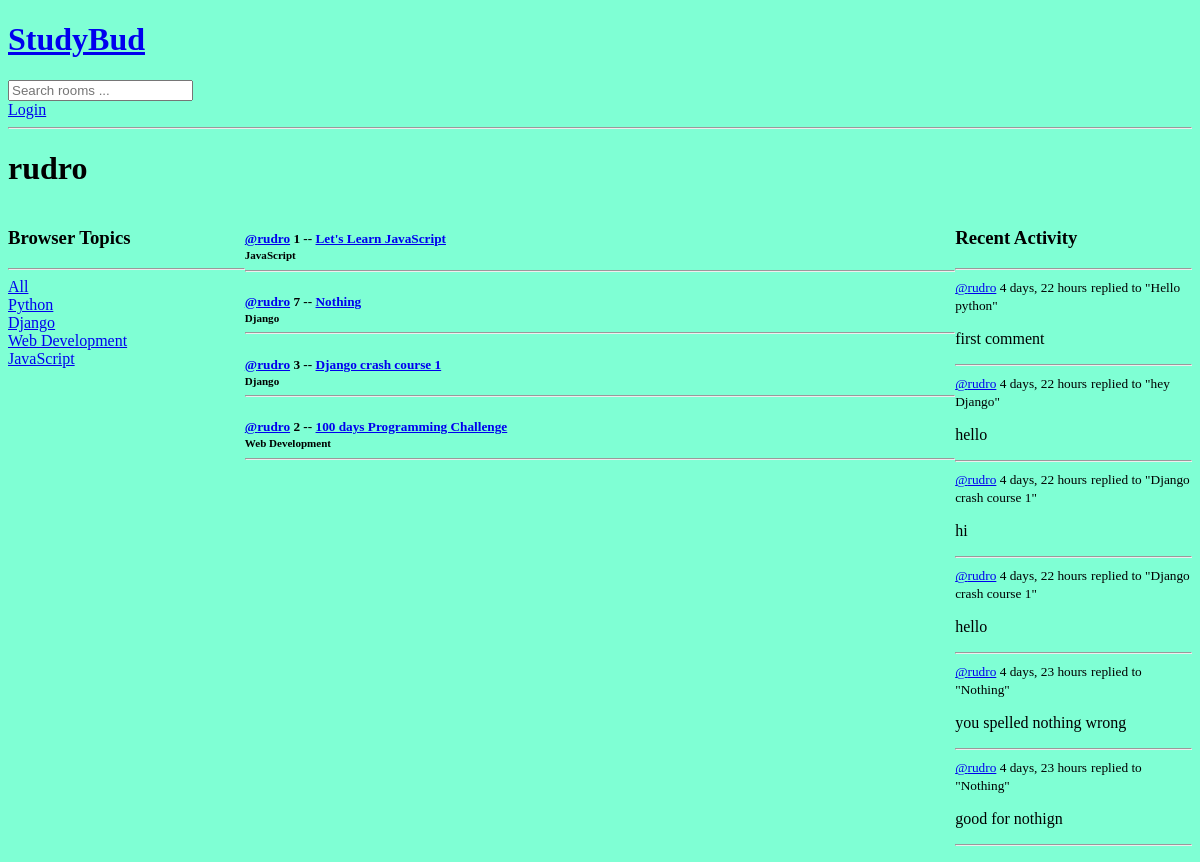
The app's page /profile/1/, older data.
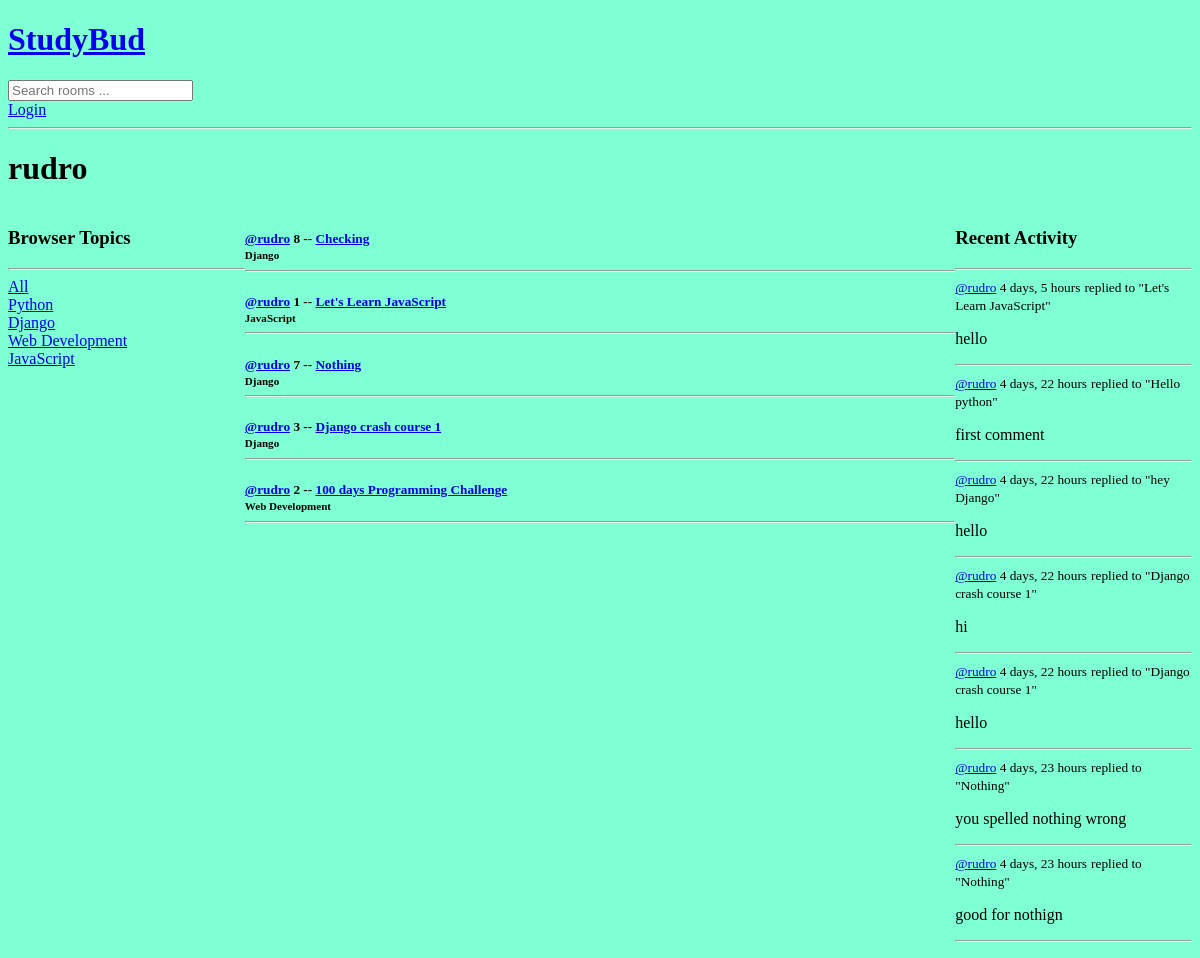
The same page, newer data.
### base/models.py (models this page shows, shortened)
class Topic(models.Model):
    name = models.CharField(max_length=200)

class Room(models.Model):
    host = models.ForeignKey(User, on_delete=models.SET_NULL, null=True)
    topic = models.ForeignKey(Topic, on_delete=models.SET_NULL, null=True)
    name =models.CharField(max_length=200)
    description = models.TextField(null=True, blank=True)
    participants = models.ManyToManyField(User, related_name='participants', blank=True)
    updated = models.DateTimeField(auto_now=True)
    created = models.DateTimeField(auto_now_add=True)
    class Meta:
        ordering = ['-updated', '-created']
    def __str__(self):
        return self.name

class Message(models.Model):
    user = models.ForeignKey(User, on_delete=models.CASCADE)
    room = models.ForeignKey(Room, on_delete=models.CASCADE)
    body = models.TextField()
    updated = models.DateTimeField(auto_now=True)
    created = models.DateTimeField(auto_now_add=True)
    class Meta:
        ordering = ['-updated', '-created']
    def __str__(self):
        return self.body[0:50]

### base/views.py (the view)
# urls.py: path('profile/<str:pk>/', views.userProfile, name='user-profile')
def userProfile(request, pk):
     user = User.objects.get(id=pk)
     rooms = user.room_set.all()
     room_messages = user.message_set.all()
     topics = Topic.objects.all()
     context = {'user': user, 'rooms': rooms, 'room_messages': room_messages, 'topics': topics }
     return render(request, 'base/profile.html', context)

### base/templates/base/profile.html (shortened to what this page needs)
{%extends 'main.html'%} {%block content%}
<h1>{{user.username}}</h1>
<div class="profile-container">
  <div>{% include "base/topics_component.html" %}</div>
  <div>{% include "base/feed_component.html" %}</div>
  <div>{% include "base/activity_component.html" %}</div>
</div>
{%endblock content%}

### templates/main.html (shortened to what this page needs)
<!DOCTYPE html>
{% load static %}
<html lang="en">
  <head>
    <link rel="stylesheet" href="{% static 'styles/main.css' %}" />
  </head>
  <body>
    {% include "navbar.html" %}  {%block content%} {%endblock%}
  </body>
</html>

### templates/navbar.html (shortened to what this page needs)
<a href="/">
  <h1>StudyBud</h1>
</a>
<form action="{% url 'home' %}" method="GET">
  <input
    type="text"
    name="q"
    placeholder="Search rooms ..."
    value="{{ request.GET.q }}"
  />
</form>
{%if request.user.is_authenticated%}
<p>Hello {{request.user.username}}</p>
<a href="{%url 'logout'%}">Logout</a>
{%else%}
<a href="{%url 'login'%}">Login</a>
{%endif%}
<hr />

### base/templates/base/topics_component.html
<h3>Browser Topics</h3>
<hr />
<div>
  <a href="{% url 'home' %}">All </a>
</div>
{% for topic in topics %}
<div>
  <a href="{% url 'home' %}?q={{topic.name}}">{{ topic.name }}</a>
</div>
{% endfor %}

### base/templates/base/feed_component.html (shortened to what this page needs)
{%for room in rooms%}
<div>
  <h5>
    <a href=" {%url 'user-profile' room.host.id %}"
      >@{{ room.host.username }}</a
    >
    {{ room.id }} -- <a href="{% url 'room' room.id %}">{{ room.name }}</a>
    <br />
    <small>{{ room.topic.name }}</small>
    <hr />
  </h5>
</div>
{%endfor%}

### base/templates/base/activity_component.html (shortened to what this page needs)
<h3>Recent Activity</h3>
<hr />
{% for message in room_messages %}
<div>
  <small
    ><a href="{%url 'user-profile' message.user.id%}">@{{message.user}}</a>
    {{message.created|timesince}}</small
  >
  <small>replied to "{{message.room}}"</small>
  <p>{{message}}</p>
  <hr />
</div>
{%endfor%}

### static/styles/main.css (style rules this page uses)
body { background-color: aquamarine; }

### base/templates/base/profile.html (style rules this page uses)
.profile-container { display: grid; grid-template-columns: 1fr 3fr 1fr; }

Row changes from the older to the newer data that the page shows:
added Room: host.username "rudro", id "8", name "Checking", topic.name "Django"
added Message: user "rudro", created "4 days, 5 hours", room "Let's Learn JavaScript", body "hello"
